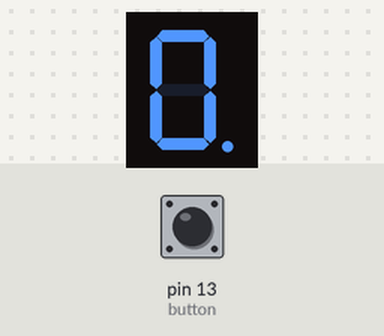
The sketch below on a simulated Arduino Uno, built with avr-gcc and run on an emulated ATmega328P. On the bench: 1-digit seven-segment display. Wiring (from diagram.json): 1-digit 7-segment display, segments lit when LOW: segments pin 8, pin 9, pin 3, pin 4, pin 5, pin 7, pin 6, pin 2. The test bench sets the inputs (shaded band); at power-on: pin 13 (button) HIGH. The segment pins are drawn as the display they are named for.

Above: at 1.2 s.
1.3 s: pin 13 (button) pulled LOW for 1 s
At 2.6 s:
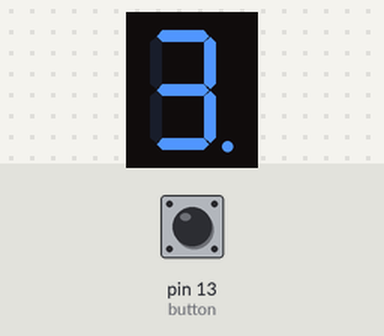
3.8 s: pin 13 (button) pulled LOW for 0.15 s
At 5.0 s:
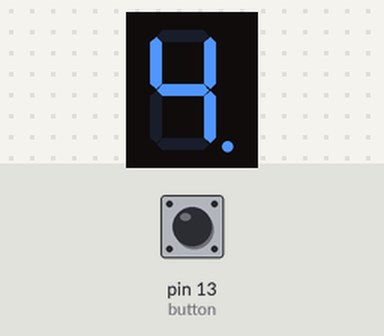
5.4 s: pin 13 (button) pulled LOW for 0.15 s
At 6.3 s:
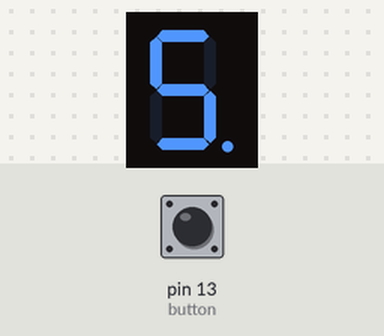
7.0 s: pin 13 (button) pulled LOW for 1 s
At 8.1 s:
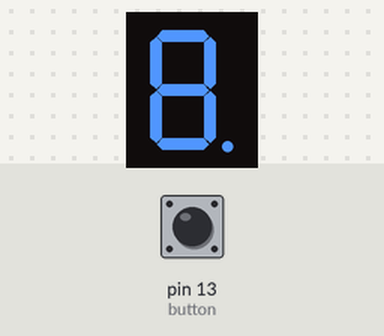
Timing chart, 0 to 10.0 s (numbered marks = the images above; inputs shaded):
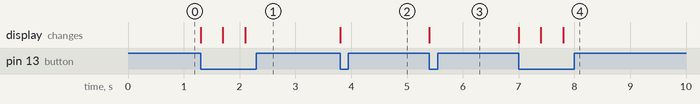

Measured:
- after the input at 1.3 s, the display: first changes at once (image 1 shows a later state)
- after the input at 3.8 s, the display: changes at once (image 2)
- after the input at 5.4 s, the display: changes at once (image 3)
- after the input at 7.0 s, the display: first changes at once (image 4 shows a later state)

The sketch:

sketch.ino
```cpp
//Created by Saman Rayani
int A = 8;
int B = 9;
int C = 3;
int D = 4;
int E = 5;
int F = 7;
int G = 6;
int DP = 2;
int Button = 0;
int n = 1;
int Hit = 0;
void setup() {
  // put your setup code here, to run once:
  pinMode(2, OUTPUT);
  pinMode(3, OUTPUT);
  pinMode(4, OUTPUT);
  pinMode(5, OUTPUT);
  pinMode(6, OUTPUT);
  pinMode(7, OUTPUT);
  pinMode(8, OUTPUT);
  pinMode(9, OUTPUT);
  pinMode(13, INPUT_PULLUP);
  digitalWrite(A, LOW);
  digitalWrite(B, LOW);
  digitalWrite(C, LOW);
  digitalWrite(D, LOW);
  digitalWrite(E, LOW);
  digitalWrite(F, LOW);
  digitalWrite(G, HIGH);

}

void loop() {
  // put your main code here, to run repeatedly:
  Button = digitalRead(13);

  if (Button != n){
    if (Button == LOW) {
      if (Hit == 9){
        Hit = -1;
      }
      Hit++;
      Number (Hit);
      delay(400);
    }
  }
}

void Number (int x){
  switch (x){
    case 0:
    digitalWrite(A, LOW);
    digitalWrite(B, LOW);
    digitalWrite(C, LOW);
    digitalWrite(D, LOW);
    digitalWrite(E, LOW);
    digitalWrite(F, LOW);
    digitalWrite(G, HIGH);
    break;
    case 1:
    digitalWrite(A, HIGH);
    digitalWrite(B, LOW);
    digitalWrite(C, LOW);
    digitalWrite(D, HIGH);
    digitalWrite(E, HIGH);
    digitalWrite(F, HIGH);
    digitalWrite(G, HIGH);
    break;
    case 2:
    digitalWrite(A, LOW);
    digitalWrite(B, LOW);
    digitalWrite(C, HIGH);
    digitalWrite(D, LOW);
    digitalWrite(E, LOW);
    digitalWrite(F, HIGH);
    digitalWrite(G, LOW);
    break;
    case 3:
    digitalWrite(A, LOW);
    digitalWrite(B, LOW);
    digitalWrite(C, LOW);
    digitalWrite(D, LOW);
    digitalWrite(E, HIGH);
    digitalWrite(F, HIGH);
    digitalWrite(G, LOW);
    break;
    case 4:
    digitalWrite(A, HIGH);
    digitalWrite(B, LOW);
    digitalWrite(C, LOW);
    digitalWrite(D, HIGH);
    digitalWrite(E, HIGH);
    digitalWrite(F, LOW);
    digitalWrite(G, LOW);
    break;
    case 5:
    digitalWrite(A, LOW);
    digitalWrite(B, HIGH);
    digitalWrite(C, LOW);
    digitalWrite(D, LOW);
    digitalWrite(E, HIGH);
    digitalWrite(F, LOW);
    digitalWrite(G, LOW);
    break;
    case 6:
    digitalWrite(A, LOW);
    digitalWrite(B, HIGH);
    digitalWrite(C, LOW);
    digitalWrite(D, LOW);
    digitalWrite(E, LOW);
    digitalWrite(F, LOW);
    digitalWrite(G, LOW);
    break;
    case 7:
    digitalWrite(A, LOW);
    digitalWrite(B, LOW);
    digitalWrite(C, LOW);
    digitalWrite(D, HIGH);
    digitalWrite(E, HIGH);
    digitalWrite(F, HIGH);
    digitalWrite(G, HIGH);
    break;
    case 8:
    digitalWrite(A, LOW);
    digitalWrite(B, LOW);
    digitalWrite(C, LOW);
    digitalWrite(D, LOW);
    digitalWrite(E, LOW);
    digitalWrite(F, LOW);
    digitalWrite(G, LOW);
    break;
    case 9:
    digitalWrite(A, LOW);
    digitalWrite(B, LOW);
    digitalWrite(C, LOW);
    digitalWrite(D, LOW);
    digitalWrite(E, HIGH);
    digitalWrite(F, LOW);
    digitalWrite(G, LOW);
    break;
  }
}
```
